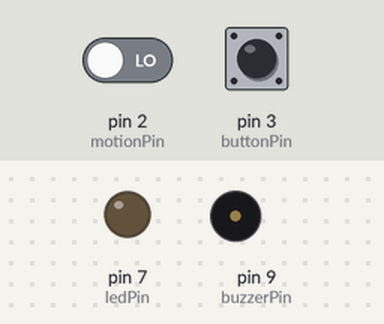
Bench run of a sketch on a simulated Arduino Uno, built with avr-gcc and run on an emulated ATmega328P. Shown: output pins drawn as LEDs (lit = HIGH), buzzer (waves = sounding). The test bench sets the inputs (shaded band); at power-on: pin 2 (motionPin) LOW, pin 3 (buttonPin) HIGH. What the sketch prints to the serial monitor is not drawn.

Above: at 1.2 s.
1.3 s: pin 2 (motionPin) driven HIGH
At 2.5 s:
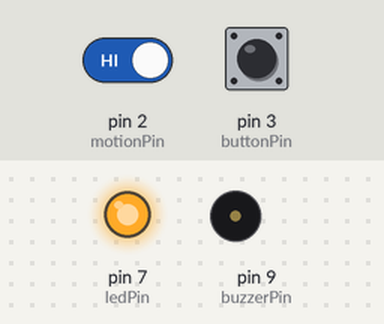
2.8 s: pin 3 (buttonPin) pulled LOW for 0.15 s
Timing chart, 0 to 5.8 s (numbered marks = the images above; inputs shaded):
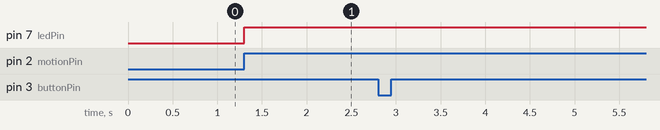

Measured:
- after the input at 1.3 s, pin 7 (ledPin): LOW → HIGH at once

The sketch:

M1_T3C.ino
```cpp
const int temperaturePin = A0;
const int lightPin = A1;
const int motionPin = 2;  // Pin for motion sensor input
const int buzzerPin = 9;
const int ledPin = 7;    // Pin for controlling the LED
const int buttonPin = 3;  // Button pin for interrupt
const float temperatureThreshold = 20.0;
const int lightThreshold = 500; // Example threshold for light sensor

volatile bool sensorCheckFlag = false;

void setup() {
  Serial.begin(9600);

  pinMode(buttonPin, INPUT_PULLUP);
  pinMode(ledPin, OUTPUT);

  attachInterrupt(digitalPinToInterrupt(buttonPin), buttonInterrupt, FALLING);
  attachInterrupt(digitalPinToInterrupt(motionPin), motionInterrupt, CHANGE);
  //attachInterrupt(digitalPinToInterrupt(motionPin), motionInterrupt2, FALLING);
}

void loop() {
  if (sensorCheckFlag) {
    checkSensors();
    sensorCheckFlag = false;
  }
}

void buttonInterrupt() {
  sensorCheckFlag = true;
}

void motionInterrupt() {

  digitalWrite(ledPin, HIGH);  // Turn on the LED when motion is detected

}

void checkSensors() {
  checkTemperature();
  checkLight();
}

void checkTemperature() {
  int temperatureSensorValue = analogRead(temperaturePin);
  float temperatureVoltage = temperatureSensorValue * 5.0 / 1023.0;
  float temperatureCelsius = (temperatureVoltage - 0.5) * 100.0;

  Serial.print("Temperature: ");
  Serial.print(temperatureCelsius);
  Serial.println(" °C");

  if (temperatureCelsius > temperatureThreshold) {
    tone(buzzerPin, 1000);
    Serial.println("High temperature! Buzzer activated.");
  } else {
    noTone(buzzerPin);
  }
}

void checkLight() {
  int lightSensorValue = analogRead(lightPin);

  Serial.print("Light: ");
  Serial.println(lightSensorValue);

  if (lightSensorValue < lightThreshold) {
    tone(buzzerPin, 1500);
    Serial.println("Low light! Buzzer activated.");
  } else {
    noTone(buzzerPin);
  }
}
```
